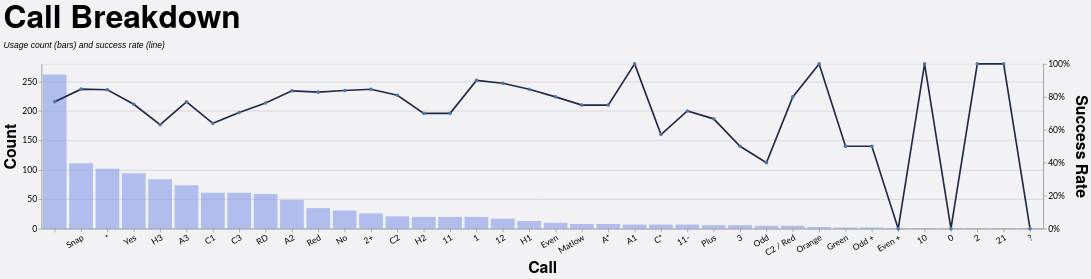

The specification (Vega-Lite) saved for this image:
### Vega-Lite specification from a JSON file in a GitHub repository (floating-point values rounded to 4 significant figures; data arrays with more than 128 entries replaced by an {"elided": "..."} marker saying what was removed)
{"config": {"axis": {"labelFont": "Lato, sans-serif", "titleFont": "PT Sans Narrow, Helvetica Neue, Helvetica, Arial, sans-serif", "labelFontSize": 13, "titleFontSize": 24, "gridColor": "#202947", "gridOpacity": 0.2}, "header": {"labelFont": "PT Sans Narrow, Helvetica Neue, Helvetica, Arial, sans-serif", "titleFont": "PT Sans Narrow, Helvetica Neue, Helvetica, Arial, sans-serif", "labelFontSize": 24, "titleFontSize": 28, "labelFontWeight": "bold", "orient": "left"}, "legend": {"labelFont": "Lato, sans-serif", "titleFont": "PT Sans Narrow, Helvetica Neue, Helvetica, Arial, sans-serif", "labelFontSize": 14, "titleFontSize": 16, "titlePadding": 5, "fillColor": "white", "strokeColor": "black", "padding": 10, "titleFontWeight": "lighter", "titleFontStyle": "italic", "titleColor": "gray", "offset": 10}, "title": {"font": "PT Sans Narrow, Helvetica Neue, Helvetica, Arial, sans-serif", "fontSize": 48, "fontWeight": "bold", "anchor": "start", "align": "center", "titlePadding": 20, "subtitlePadding": 10, "subtitleFontSize": 13, "subtitleColor": "", "subtitleFontStyle": "italic", "offset": 15, "color": "black"}, "axisX": {"labelAngle": 0}, "facet": {"title": null, "header": null, "align": {"row": "each", "column": "each"}}, "resolve": {"scale": {"y": "independent", "facet": "independent"}}, "background": "#f2f1f4", "scale": {"offsetBandPaddingOuter": 0.2, "offsetBandPaddingInner": 0.1}}, "layer": [{"mark": {"type": "bar", "color": "#7d96e8", "opacity": 0.55}, "encoding": {"tooltip": [{"field": "call", "title": "Call", "type": "nominal"}, {"field": "won", "format": ",.0f", "title": "Won", "type": "quantitative"}, {"field": "attempts", "format": ",.0f", "title": "Attempts", "type": "quantitative"}, {"field": "success_rate", "format": ".1%", "title": "Success Rate", "type": "quantitative"}], "x": {"axis": {"labelAngle": -30}, "field": "call", "sort": "-y", "title": "Call", "type": "nominal"}, "y": {"axis": {"format": ",.0f", "orient": "left"}, "field": "attempts", "title": "Count", "type": "quantitative"}}, "transform": [{"filter": "(loSquad == 'All' || datum.squad == loSquad) && (loGameType == 'All' || (loGameType == 'League + Cup' && (datum.game_type == 'League' || datum.game_type == 'Cup')) || (loGameType == 'League only' && datum.game_type == 'League') || datum.game_type == loGameType) && (loOpposition == 'All' || datum.opposition == loOpposition) && (loThrower == 'All' || datum.thrower == loThrower) && (loJumper == 'All' || datum.jumper == loJumper) && (loArea == 'All' || datum.area == loArea) && (loNumbers == 'All' || datum.numbers == loNumbers) && (loCallType == 'All' || datum.call_type == loCallType)"}, {"filter": "(loSeason == 'All' || datum.season == loSeason)"}, {"aggregate": [{"op": "count", "as": "attempts"}, {"op": "sum", "field": "won", "as": "won"}], "groupby": ["call"]}, {"calculate": "datum.won / datum.attempts", "as": "success_rate"}]}, {"mark": {"type": "line", "color": "#202946", "point": true, "strokeWidth": 2.5}, "encoding": {"tooltip": [{"field": "call", "title": "Call", "type": "nominal"}, {"field": "won", "format": ",.0f", "title": "Won", "type": "quantitative"}, {"field": "attempts", "format": ",.0f", "title": "Attempts", "type": "quantitative"}, {"field": "success_rate", "format": ".1%", "title": "Success Rate", "type": "quantitative"}], "x": {"axis": {"labelAngle": -30}, "field": "call", "sort": "-y", "title": "Call", "type": "nominal"}, "y": {"axis": {"format": "%", "orient": "right"}, "field": "success_rate", "scale": {"domain": [0, 1]}, "title": "Success Rate", "type": "quantitative"}}, "transform": [{"filter": "(loSquad == 'All' || datum.squad == loSquad) && (loGameType == 'All' || (loGameType == 'League + Cup' && (datum.game_type == 'League' || datum.game_type == 'Cup')) || (loGameType == 'League only' && datum.game_type == 'League') || datum.game_type == loGameType) && (loOpposition == 'All' || datum.opposition == loOpposition) && (loThrower == 'All' || datum.thrower == loThrower) && (loJumper == 'All' || datum.jumper == loJumper) && (loArea == 'All' || datum.area == loArea) && (loNumbers == 'All' || datum.numbers == loNumbers) && (loCallType == 'All' || datum.call_type == loCallType)"}, {"filter": "(loSeason == 'All' || datum.season == loSeason)"}, {"aggregate": [{"op": "count", "as": "attempts"}, {"op": "sum", "field": "won", "as": "won"}], "groupby": ["call"]}, {"calculate": "datum.won / datum.attempts", "as": "success_rate"}]}], "data": {"name": "data-e2cc7a9e7d11ff6d493dc632215dd0ca"}, "height": 250, "params": [{"name": "loSquad", "value": "All"}, {"name": "loSeason", "value": "All"}, {"name": "loGameType", "value": "All"}, {"name": "loOpposition", "value": "All"}, {"name": "loThrower", "value": "All"}, {"name": "loJumper", "value": "All"}, {"name": "loArea", "value": "All"}, {"name": "loNumbers", "value": "All"}, {"name": "loCallType", "value": "All"}], "resolve": {"scale": {"y": "independent"}}, "title": {"text": "Call Breakdown", "subtitle": "Usage count (bars) and success rate (line)"}, "width": {"step": 40}, "$schema": "https://vega.github.io/schema/vega-lite/v5.20.1.json", "datasets": {"data-e2cc7a9e7d11ff6d493dc632215dd0ca": {"elided": "1242 records"}}}
